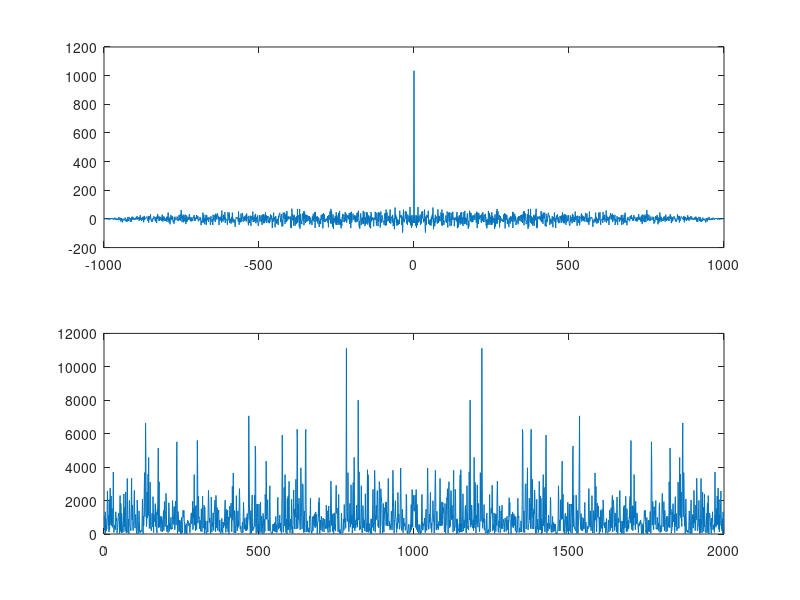

MATLAB code to generate this figure:
%% o1
N = 1000;
x = randn(1,N);
p = .9;
x(1) = x(1) * sqrt(1-p.^2);
for i = [2 N]
    x(i) = p*x(i-1) + sqrt(1-p.^2)*x(i);
end
corrx = xcorr(x);
powerx = fft(corrx);
subplot(2,1,1); plot( -N+1:1:N-1 , corrx );
subplot(2,1,2); plot(abs(powerx));

% o2

Fs = 44000;
f = 0:1/(Fs-1):1;
sigmaU = 1;
P = 1;
bitRate = .75;
d = 2*pi*exp(1)*sigmaU*2.^(-2*bitRate);
sigmaQ = (d/12)^2;
lagrange = (sigmaQ/(P + sigmaQ))*sum(powerx);
G = sqrt( sigmaQ/lagrange./(powerx)-sigmaQ./powerx);
H = sqrt(lagrange*powerx/sigmaQ) - lagrange;
% figure
% plot(abs(fft(G,1)));
%powerout = 1/lagrange*sqrt(powerx.*sigmaQ) - sigmaQ;
% figure();
% plot(powerout);